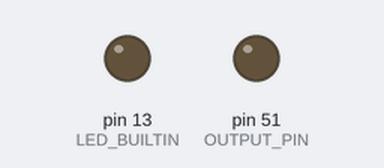
Bench run of a sketch on a simulated Arduino Mega 2560, built with avr-gcc and run on an emulated ATmega2560. Shown: output pins drawn as LEDs (lit = HIGH). Random numbers use the default seed unless the sketch sets one.

Above: at 0.2 s.
At 37.95 s:
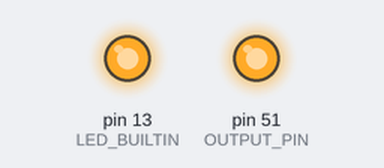
Timing chart, 0 to 39.5 s (numbered marks = the images above):
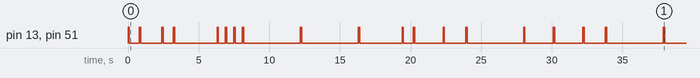

Measured:
- by itself, pin 13 (LED_BUILTIN), pin 51 (OUTPUT_PIN): LOW → HIGH at 0.00 s, → LOW 0.10 s later, → HIGH 0.70 s later, → LOW 0.10 s later, … (38 changes in this stretch)

The sketch:

syncPhotometry.ino
```cpp
// IO Pins definitions
int OUTPUT_PIN = 51;
int pulseDur = 100; //duration of pulse on, in ms
int latencyDur[6] = {500,1500,700,2000,3000,4000};


void setup() {
  Serial.begin(57600);
  pinMode(OUTPUT_PIN, OUTPUT); // initialize digital pin
  pinMode(LED_BUILTIN, OUTPUT);
  randomSeed(analogRead(0));
}

void loop() {

    digitalWrite(OUTPUT_PIN, HIGH);   // initialize with 20 ms pulse
    digitalWrite(LED_BUILTIN, HIGH);
    delay(pulseDur);
    digitalWrite(OUTPUT_PIN, LOW);   // initialize with 20 ms pulse
    digitalWrite(LED_BUILTIN, LOW);


    //Random delay between blinks
    int curDelay = random(0,6);
    delay(latencyDur[curDelay]);
}
```
